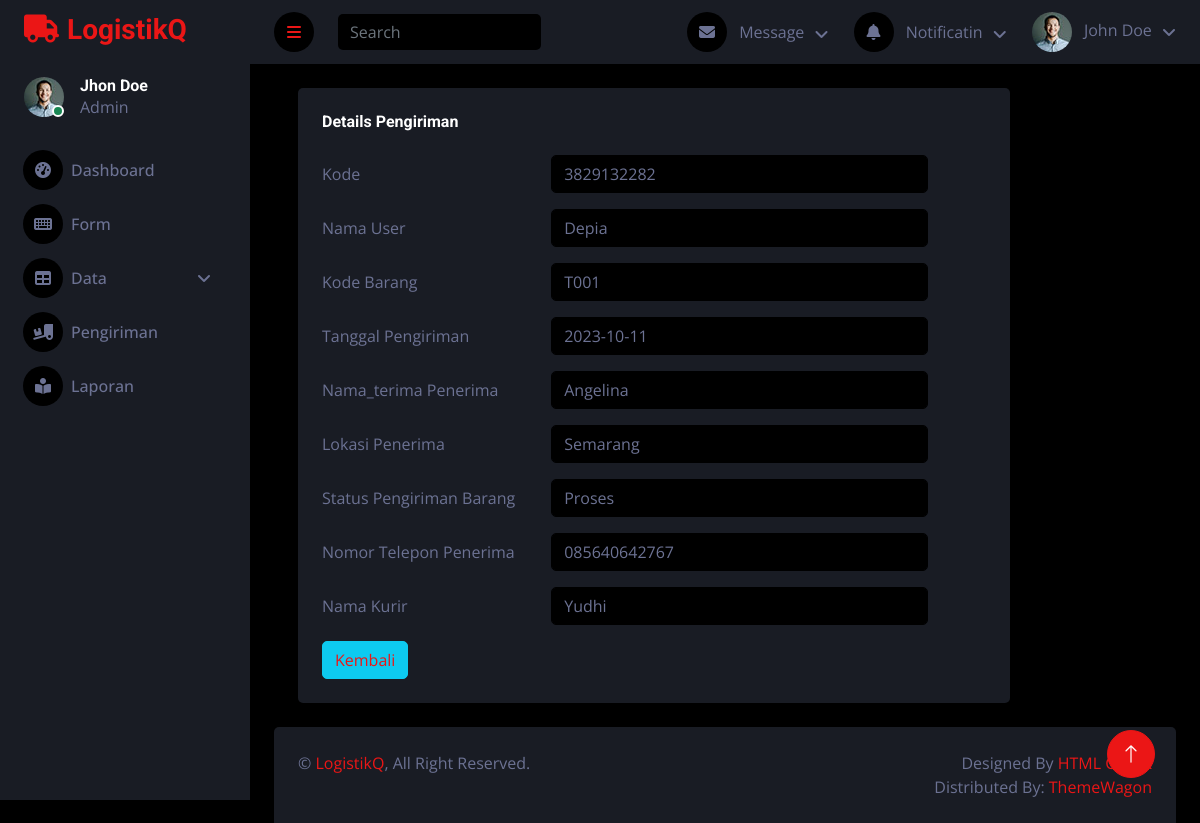
Before: /LogistikQ/index.php?url=Pages/Kirim/kirim_detail&id=3 with the older database file.
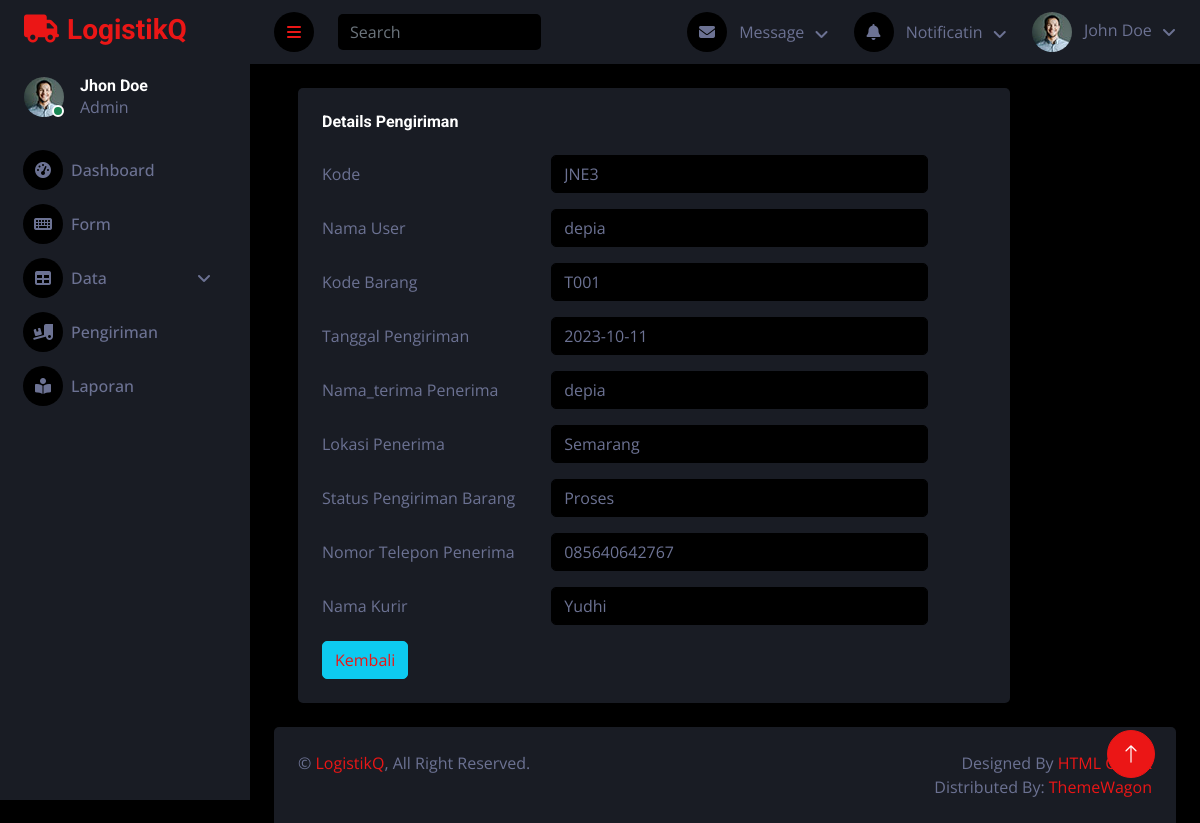
After: the same page with the newer database file.
### tables this page shows
CREATE TABLE `pengiriman` (
  `id` int(11) NOT NULL,
  `kode` varchar(45) NOT NULL,
  `id_user` int(11) NOT NULL,
  `kode_barang` varchar(45) NOT NULL,
  `tanggal` date NOT NULL,
  `nama_penerima` varchar(45) NOT NULL,
  `lokasi_tujuan` varchar(225) NOT NULL,
  `status_pengiriman` varchar(45) NOT NULL,
  `nomor_telp_penerima` varchar(45) NOT NULL,
  `kurir_id` int(11) NOT NULL
);

CREATE TABLE `user` (
  `id` int(11) NOT NULL,
  `nama` varchar(75) NOT NULL,
  `username` varchar(45) NOT NULL,
  `password` varchar(225) NOT NULL,
  `nomor_telepon` varchar(16) NOT NULL,
  `alamat` varchar(45) NOT NULL
);

CREATE TABLE `kurir` (
  `id` int(11) NOT NULL,
  `nama` varchar(45) NOT NULL,
  `nomor_telepon` varchar(45) NOT NULL,
  `jadwal` varchar(45) DEFAULT NULL
);

### LogistikQ/models/pengiriman.php (called while the page is built, shortened)
<?php
class pengiriman{
    private $koneksi;
    public function __construct() {
        global $dbh;
        $this->koneksi = $dbh;
    }
    public function getKirim($id) {
        $sql = "SELECT p.*,
                u.nama AS nama_user, k.nama AS nama_kurir
                FROM pengiriman p
                INNER JOIN user u ON u.id = p.id_user
                INNER JOIN kurir k ON k.id = p.kurir_id
                where p.id = ?";
        $ps = $this->koneksi->prepare($sql);
        $ps->execute([$id]);
        $rs = $ps->fetch();
        return $rs;
    }
}
?>

### LogistikQ/Pages/Kirim/kirim_detail.php (the view)
<?php
$id = $_REQUEST['id'];
$model = new pengiriman();
$kirim = $model->getKirim($id);
?>
<div class="container-fluid pt-4 px-4">
    <div class="col-sm-12 col-xl-10">
        <div class="bg-secondary rounded h-100 p-4">
            <h6 class="mb-4">Details Pengiriman</h6>
            <form>
                <div class="row mb-3">
                    <label for="kode" class="col-sm-4 col-form-label">Kode</label>
                    <div class="col-sm-7">
                        <input type="text" class="form-control bg-dark" id="kode" value="<?= $kirim['kode']; ?>" disabled>
                    </div>
                </div>
                <div class="row mb-3">
                    <label for="nama" class="col-sm-4 col-form-label">Nama User</label>
                    <div class="col-sm-7">
                        <input type="text" class="form-control bg-dark" id="nama" value="<?= $kirim['nama_user']; ?>" disabled>
                    </div>
                </div>
                <div class="row mb-3">
                    <label for="Kode_barang" class="col-sm-4 col-form-label">Kode Barang</label>
                    <div class="col-sm-7">
                        <input type="text" class="form-control bg-dark" id="Kode_barang" value="<?= $kirim['kode_barang']; ?>" disabled>
                    </div>
                </div>
                <div class="row mb-3">
                    <label for="tgl_kirim" class="col-sm-4 col-form-label">Tanggal Pengiriman</label>
                    <div class="col-sm-7">
                        <input type="text" class="form-control bg-dark" id="tgl_kirim" value="<?= $kirim['tanggal']; ?>" disabled>
                    </div>
                </div>
                <div class="row mb-3">
                    <label for="nama_terima" class="col-sm-4 col-form-label">Nama_terima Penerima</label>
                    <div class="col-sm-7">
                        <input type="text" class="form-control bg-dark" id="nama_terima" value="<?= $kirim['nama_penerima']; ?>" disabled>
                    </div>
                </div>
                <div class="row mb-3">
                    <label for="lokasi" class="col-sm-4 col-form-label">Lokasi Penerima</label>
                    <div class="col-sm-7">
                        <input type="text" class="form-control bg-dark" id="lokasi" value="<?= $kirim['lokasi_tujuan']; ?>" disabled>
                    </div>
                </div>
                <div class="row mb-3">
                    <label for="status" class="col-sm-4 col-form-label">Status Pengiriman Barang</label>
                    <div class="col-sm-7">
                        <input type="text" class="form-control bg-dark" id="status" value="<?= $kirim['status_pengiriman']; ?>" disabled>
                    </div>
                </div>
                <div class="row mb-3">
                    <label for="telp" class="col-sm-4 col-form-label">Nomor Telepon Penerima</label>
                    <div class="col-sm-7">
                        <input type="text" class="form-control bg-dark" id="telp" value="<?= $kirim['nomor_telp_penerima']; ?>" disabled>
                    </div>
                </div>
                <div class="row mb-3">
                    <label for="nama_kurir" class="col-sm-4 col-form-label">Nama Kurir</label>
                    <div class="col-sm-7">
                        <input type="text" class="form-control bg-dark" id="nama_kurir" value="<?= $kirim['nama_kurir']; ?>" disabled>
                    </div>
                </div>
                <button type="button" class="btn btn-info"><a href="index.php?url=Pages/Kirim/dtKirim">Kembali</a></button>
            </form>
        </div>
    </div>
</div>

Changed rows visible on the page:
changed pengiriman "Semarang": kode "3829132282" → "JNE3"; id_user.nama "Depia" → "depia"; nama_penerima "Angelina" → "depia"
